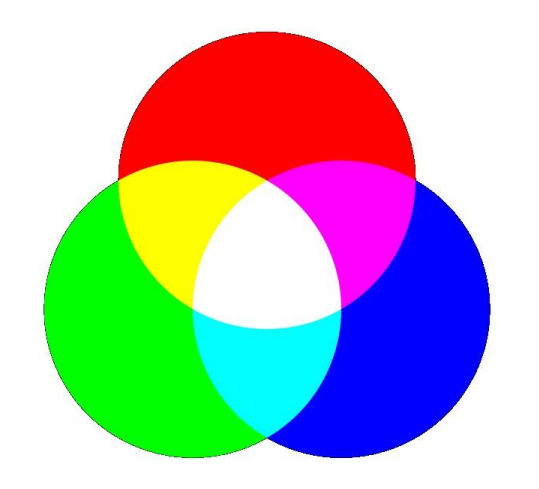
#> input picture Unit6/rgbColor.jpg, 539 x 489 px
$ python 2-5.py
#> lines starting #> are read from the running program, lines starting #| are printed output that depends on the picture
import sys
import numpy as np, cv2
import matplotlib.pyplot as plt

src = cv2.imread('rgbColor.jpg')#영상 읽기
#> src is the input picture: shape (489, 539, 3); mean B, G, R 183.5, 183.7, 183.5

if src is None: #예외처리
    print('Image load failed!')
    sys.exit()

src_ycrcb = cv2.cvtColor(src, cv2.COLOR_BGR2YCrCb) #컬러 공간 변환 BGR -> YCrCb
#> src_ycrcb: shape (489, 539, 3); mean of channels 0, 1, 2 183.6, 127.9, 127.9
y, cr, cb = cv2.split(src_ycrcb) #채널 분리
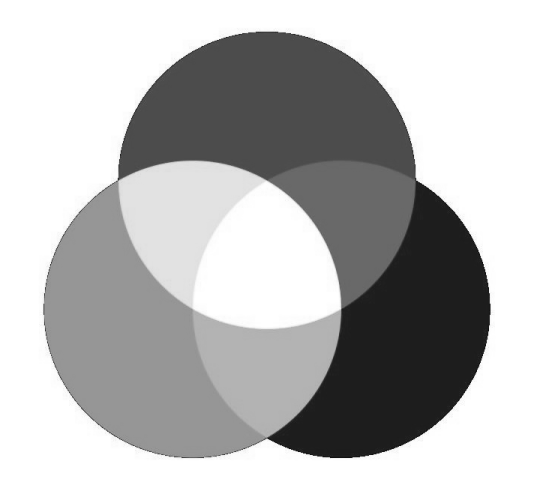
#> y: shape (489, 539); min 13, max 255, mean 183.6
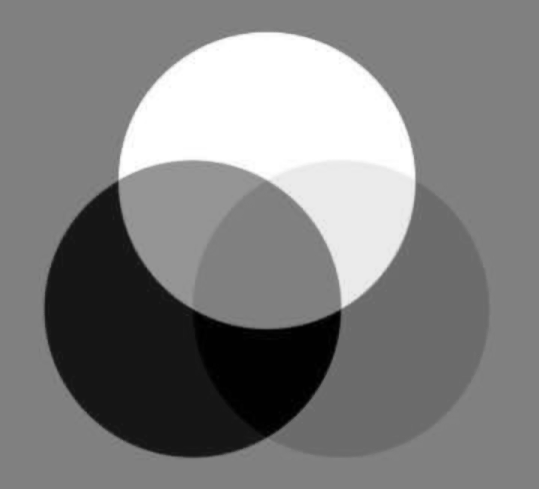
#> cr: shape (489, 539); min 0, max 255, mean 127.9
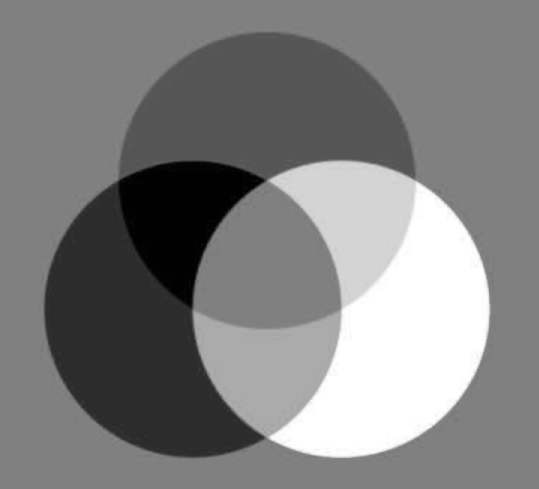
#> cb: shape (489, 539); min 1, max 255, mean 127.9
hist = cv2.calcHist([y], [0], None, [256], [0, 256])# Y에 대한 히스토그램 계산
#> hist = 256 values, max 121421 at index 255, min 0 at index 0, mean 1029.6

y_cont = cv2.add(y, 100) #적당한 명암비로 조절
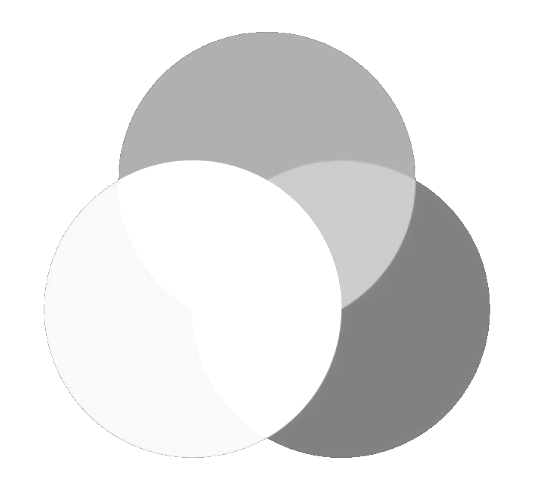
#> y_cont: shape (489, 539); min 113, max 255, mean 228.2
chist = cv2.calcHist([y_cont], [0], None, [256], [0, 256]) #명암비 조절한 이미지에 대한 히스토그램 계산
#> chist = 256 values, max 159444 at index 255, min 0 at index 0, mean 1029.6

y_norm = cv2.normalize(y_cont, None, 0, 255, cv2.NORM_MINMAX) #normalize
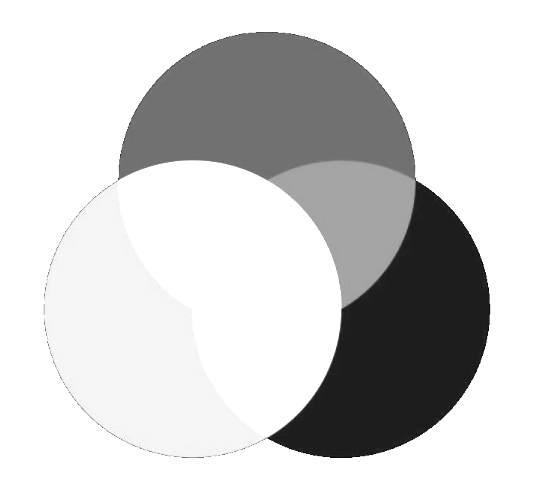
#> y_norm: shape (489, 539); min 0, max 255, mean 206.9
nhist = cv2.calcHist([y_norm], [0], None, [256], [0, 256]) #normalize한 이미지에 대한 히스토그램 계산
#> nhist = 256 values, max 159444 at index 255, min 0 at index 1, mean 1029.6

y_equal = cv2.equalizeHist(y_cont) #equalize
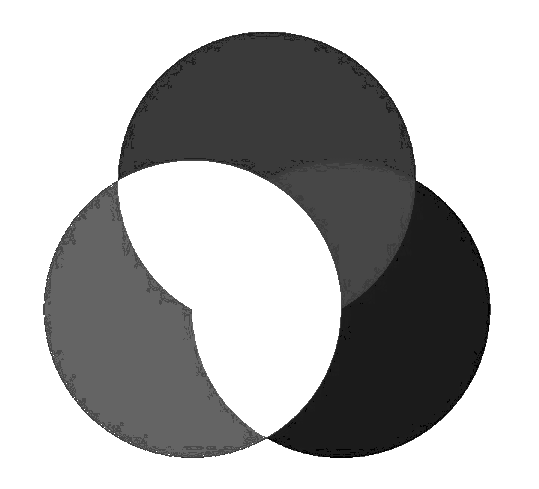
#> y_equal: shape (489, 539); min 0, max 255, mean 178.4
ehist = cv2.calcHist([y_equal], [0], None, [256], [0, 256]) #equalize한 이미지에 대한 히스토그램 계산
#> ehist = 256 values, max 159444 at index 255, min 0 at index 2, mean 1029.6

#4개의 히스토그램을 함께 출력
plt.subplot(221), plt.plot(hist)
plt.subplot(222), plt.plot(chist)
plt.subplot(223), plt.plot(nhist)
plt.subplot(224), plt.plot(ehist)

cv2.imshow("Y", y)
cv2.imshow("Increase contrast", y_cont)
cv2.imshow("Normalize", y_norm)
cv2.imshow("Equalize", y_equal)
plt.show()
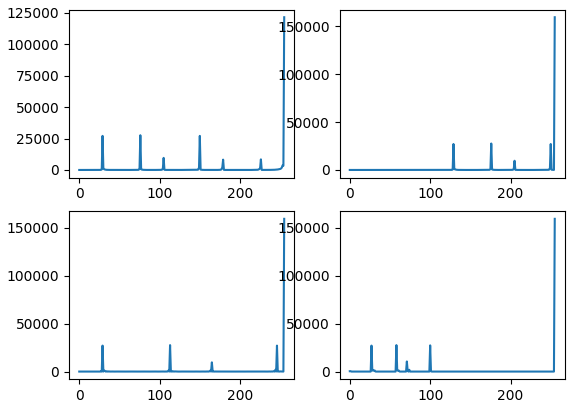
#> figure drawn by matplotlib, 4 panels; panel 1: curve peaks at x = 255, y = 121421; panel 2: curve peaks at x = 255, y = 159444; panel 3: curve peaks at x = 255, y = 159444; panel 4: curve peaks at x = 255, y = 159444

cv2.waitKey(0)

cv2.destroyAllWindows()
